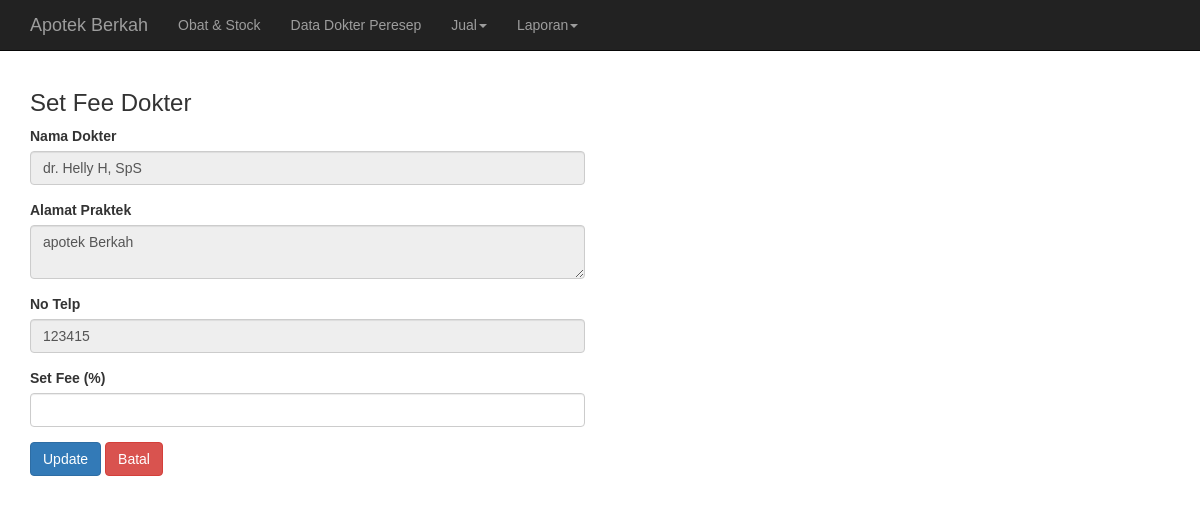
Page /home.php?ref=set_fee&kode_dokter=D001 on the committed database.
### tables this page shows
CREATE TABLE `dokter` (
  `kode_dokter` char(20) NOT NULL default '',
  `nama_dokter` varchar(30) NOT NULL default '',
  `alamat_praktek` text NOT NULL,
  `telp` varchar(15) NOT NULL default '',
  `fee` int(10) NOT NULL default '0'
);

### page/set_fee.php (the view, shortened to what this page needs)
<html>
<head>
<?php
	$sql="SELECT kode_dokter,nama_dokter,alamat_praktek,telp FROM dokter  WHERE kode_dokter = '".$_GET['kode_dokter']."' ";
	$query=mysql_query($sql);
	$data=mysql_fetch_array($query);
	?>
</head>
<body>
<div class="container">
<div class="row">
    <div class="col-lg-12">
        <div class="">
            <h3>Set Fee Dokter</h3>
        </div>
    </div>
</div>
<div class="row">
	<div class="col-md-6">
	<form id="form_input" method="POST">
	<div class="form-group">
  		<label class="control-label" for="nama_dokter">Nama Dokter</label>
  		<input type="text" class="form-control" name="nama_dokter" id="nama_dokter" tabindex="2" value="<?php echo $data['nama_dokter']; ?>" readonly>
	</div>
	<div class="form-group">
  		<label class="control-label" for="alamat_praktek">Alamat Praktek</label>
  		<textarea type="text" class="form-control" name="alamat_praktek" id="alamat_praktek" tabindex="3" value="" readonly><?php echo $data['alamat_praktek']; ?></textarea>
	</div>
	<div class="form-group">
  		<label class="control-label" for="telp">No Telp</label>
  		<input type="text" class="form-control" name="telp" id="telp" tabindex="4" value="<?php echo $data['telp']; ?>" readonly>
	</div>
	<div class="form-group">
  		<label class="control-label" for="fee">Set Fee (%)</label>
  		<input type="number" min="2015-01-01" class="form-control" name="fee" id="fee" tabindex="7"  required>
	</div>
	<div class="form-group">
	<input type="submit" value="Update" name="update" class="btn btn-primary" tabindex="6">
	<a href="home.php?ref=dokter" class="btn btn-danger" tabindex="7">Batal</a>
	</div>
	</form>
	</div>
</div>
</div>
</body>
</html>

### css/blog-post.css (style rules this page uses)
body { padding-top: 70px; }

### rows in the picture
dokter: nama_dokter "dr. Helly H, SpS", alamat_praktek "apotek Berkah", telp "123415"
